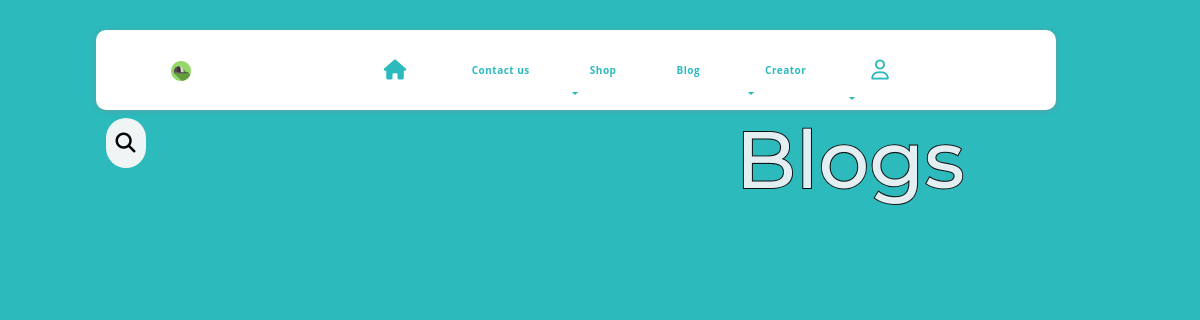
The app's page /home/blog/, older data.
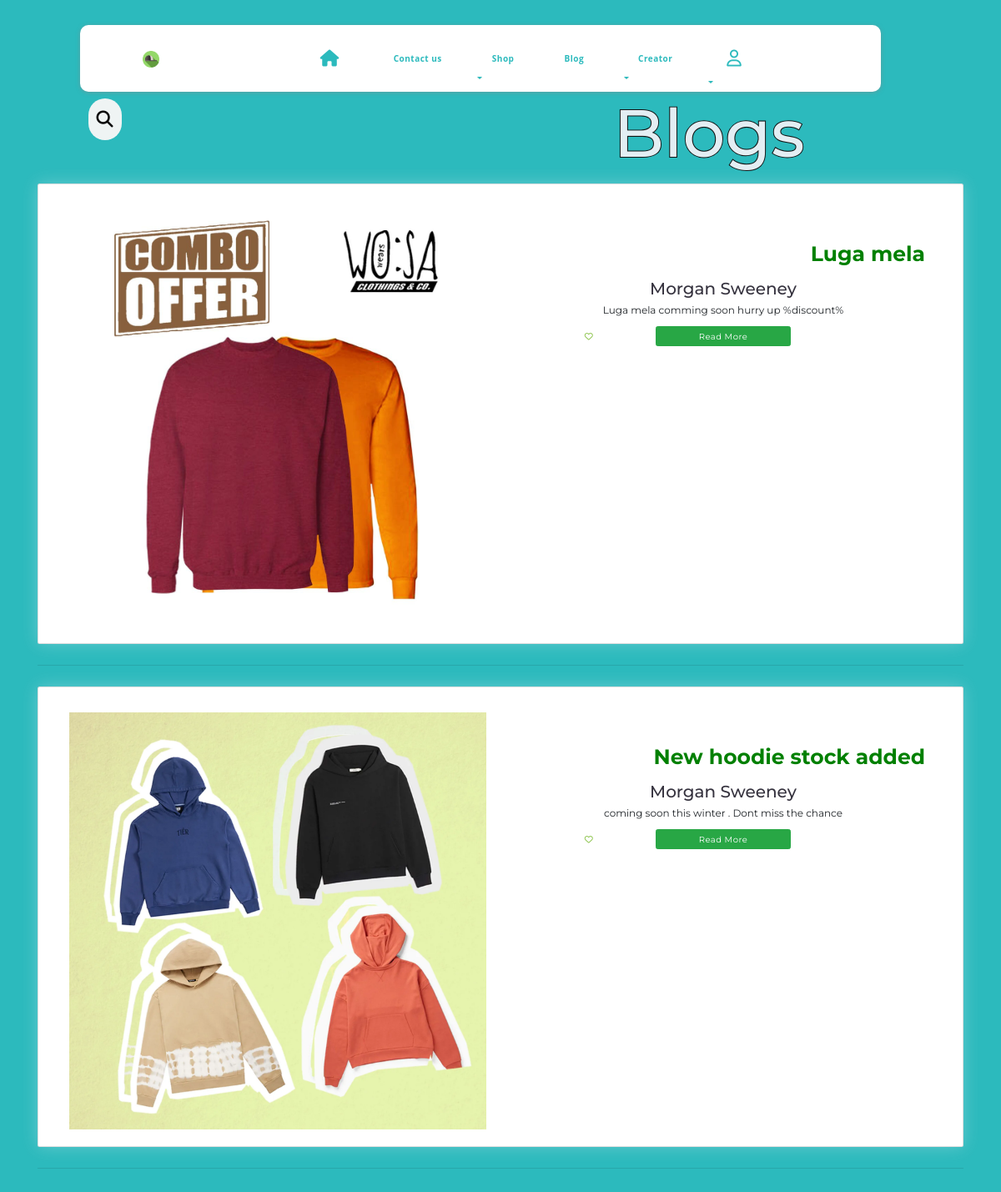
The same page, newer data.
### Home/models.py (models this page shows)
class Blogs(models.Model):
    blog_id=models.AutoField(auto_created=True,primary_key=True)
    blog_name=models.CharField(max_length=200)
    blog_details=models.CharField(max_length=200)
    blog_image=models.FileField(upload_to='blog_image')
    class Meta:
        db_table="blog"

### Home/views.py (the view)
# urls.py: path('blog/', views.showblog, name='blog'),
def showblog(request):
    user = get_user_model()
    blogs=Blogs.objects.all()
    return render (request,"blog/blogpage.html",{'blogs':blogs,})

### templates/blog/blogpage.html (shortened to what this page needs)
{% extends 'base2.html' %}
{% load static %}
{% block css %}<link rel="stylesheet" type="text/css" href="{% static 'css/blogpage.css' %}">{% endblock %}
{% block content %}
 <div class="container">
<section class="blogtext pb-5 pt-5">
	<div class="content pb-5">
		<h2>Blogs</h2>
		<h2>Blogs</h2>
	</div>
</section>
              {% for blog in blogs %}
<div class="card pt-5">
  <div class="card-text">
    <div class="">
     <img src="{{blog.blog_image.url}}" alt="" width="500px;">
    </div>
    <div class="title-total">
      <div class="title">{{blog.blog_name}}</div>
      <h2>Morgan Sweeney</h2>
  <div class="desc">{{blog.blog_details}}</div>
  <div class="actions">
    <button><i class="far fa-heart"></i></button>
    <a href="{% url 'blog_detail' blog.blog_id %}" class="btn btn-success"> Read More</a>
  </div></div>
  </div>
</div>
<br>
<hr>
<br>
{% endfor %}
</div>
{% endblock content %}

Row changes from the older to the newer data that the page shows:
added Blogs: blog_image (picture), blog_name "Luga mela", blog_details "Luga mela comming soon hurry up %discount%"
added Blogs: blog_image (picture), blog_name "New hoodie stock added", blog_details "coming soon this winter . Dont miss the chance"
